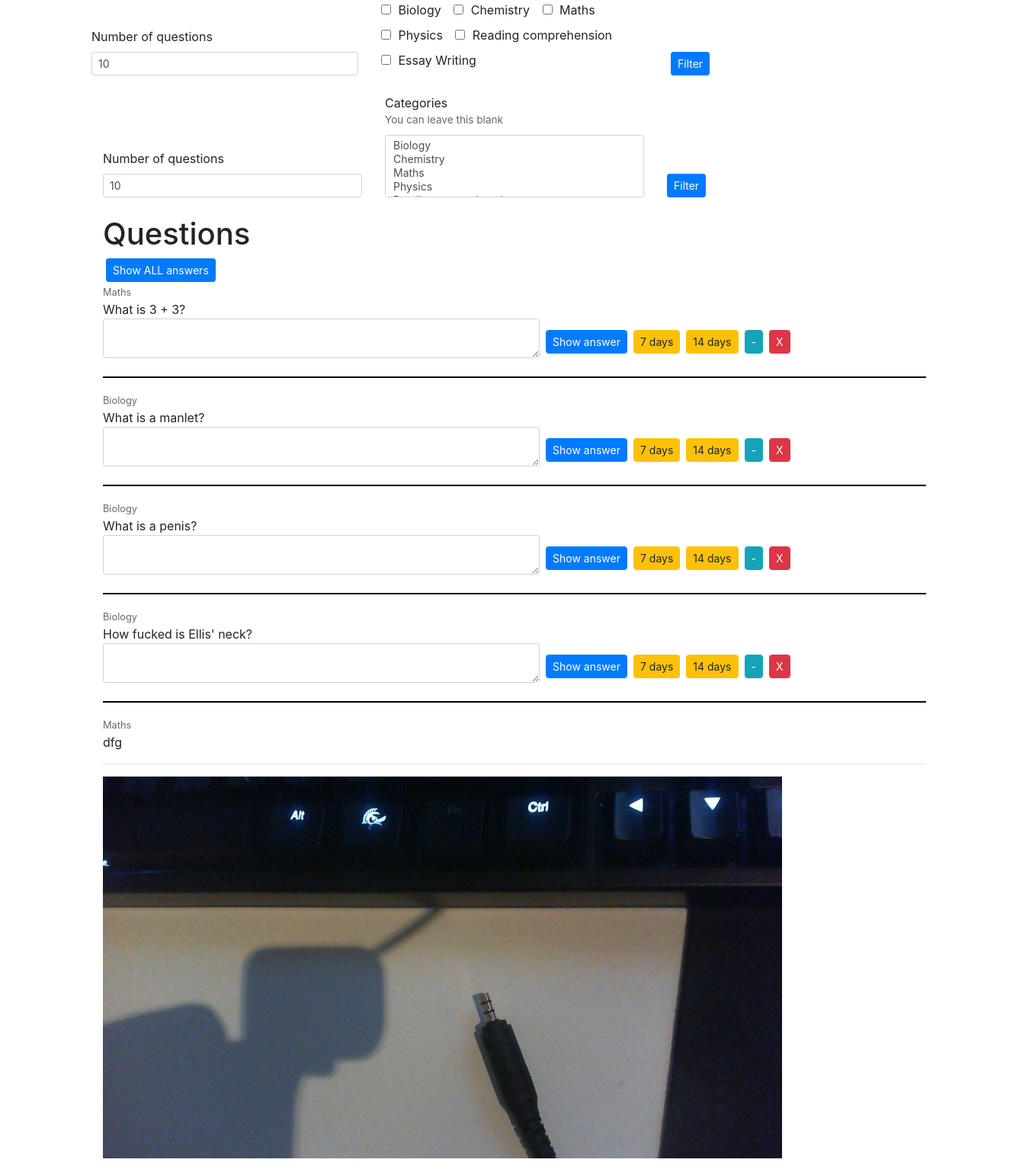
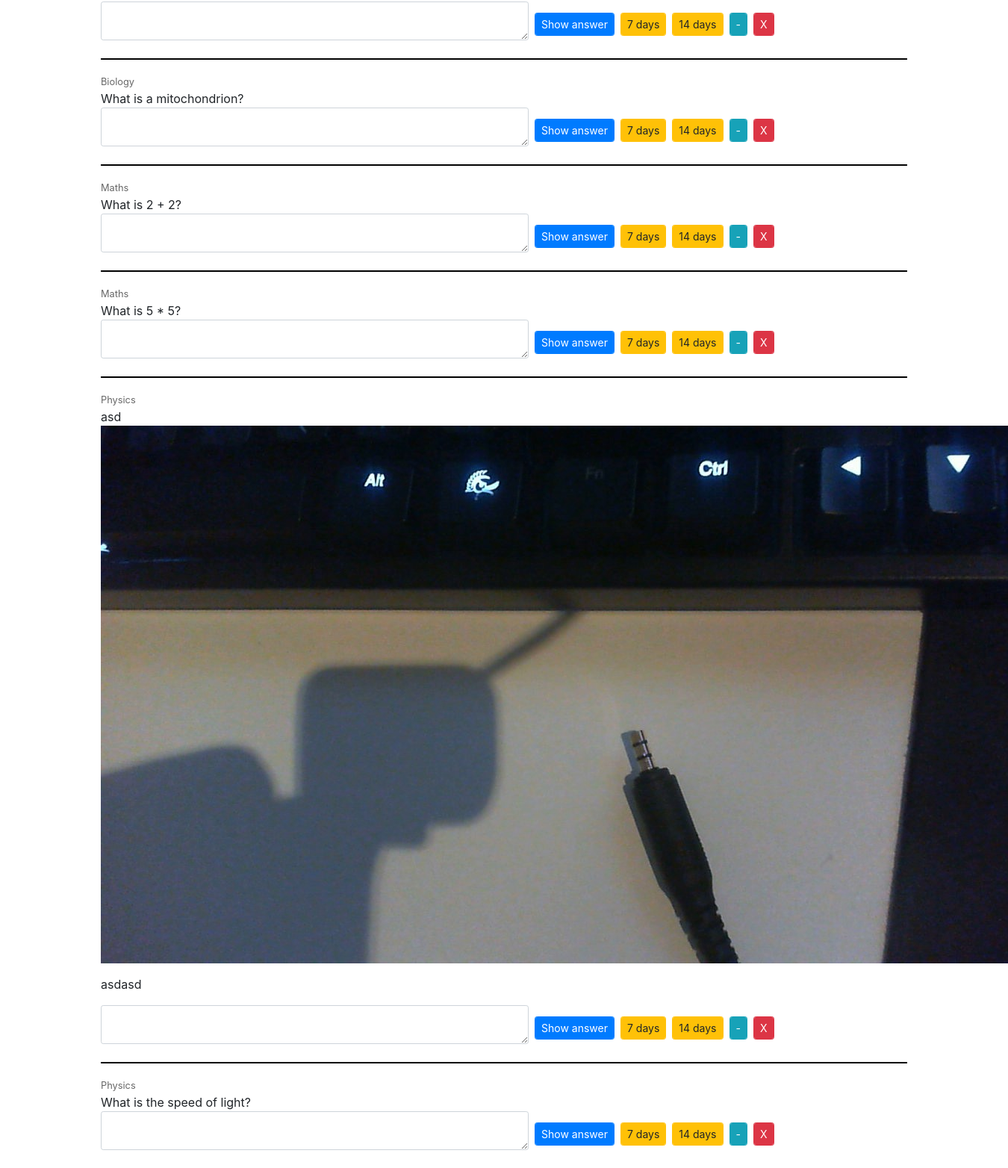
The page / on the database its author committed (2 pictures, top to bottom).
### quiz/models.py (models this page shows, shortened)
class Question(models.Model):
    category = models.ForeignKey(
        'Category',
        on_delete=models.SET_NULL,
        null=True,
        help_text="Category this question belongs to"
    )
    question = RichTextUploadingField()
    answer = RichTextUploadingField()
    ignore_until = models.DateTimeField(
        null=True,
        blank=True,
    )
    hide_indefinitely = models.BooleanField(
        blank=False,
        null=False,
        default=False,
    )

class Category(models.Model):
    name = models.CharField(
        max_length=127,
        blank=False,
        unique=True,
        help_text="Name for category"
    )
    class Meta:
        verbose_name_plural = "Categories"
    def __str__(self):
        return f'{self.name}'

### quiz/views.py (the view)
# urls.py: path('', index, name="index"),
def index(request):
    if request.GET.get('number_of_questions'):
        filter_form = QuestionFilterForm(request.GET)
        number_of_questions_requested = int(request.GET.get('number_of_questions'))
        if request.GET.get('categories'):
            categories_requested_by_id = request.GET.getlist('categories')
            categories_in_db = Category.objects.filter(id__in=categories_requested_by_id)
            questions = Question.objects.filter(category__in=categories_in_db, hide_indefinitely=False).exclude(ignore_until__gte=timezone.now()).order_by('?')[:number_of_questions_requested]
        else: # User just wants a specified number of questions, doesn't care about category
            questions = Question.objects.exclude(ignore_until__gte=timezone.now()).filter(hide_indefinitely=False).order_by('?')[:number_of_questions_requested]
    else:
        filter_form = QuestionFilterForm()
        questions = Question.objects.exclude(ignore_until__gte=timezone.now()).filter(hide_indefinitely=False).order_by('?')[:10].select_related('category')
    context = {
        "questions":questions,
        "filter_form":filter_form,
        "form": QuestionFilterForm1(),
    }
    return render(request, 'quiz/index.html', context)

### quiz/forms.py
class QuestionFilterForm(forms.Form):
    number_of_questions = forms.IntegerField(label="Number of questions", required=True, initial=10)
    categories = forms.ModelMultipleChoiceField(queryset=Category.objects.all(), to_field_name="id", required=False, help_text="You can leave this blank")
    def __init__(self, *args, **kwargs):
        super().__init__(*args, **kwargs)
        self.fields['number_of_questions'].widget.attrs.update({'class': 'form-control form-control-sm' })
        self.fields['categories'].widget.attrs.update({'class': 'form-control form-control-sm' })

class QuestionFilterForm1(forms.Form):
    number_of_questions = forms.IntegerField(label="Number of questions", required=True, initial=10)
    categories = forms.ModelMultipleChoiceField(queryset=Category.objects.all(), widget=forms.CheckboxSelectMultiple(), to_field_name="id", required=False, help_text="You can leave this blank")
    def __init__(self, *args, **kwargs):
        super().__init__(*args, **kwargs)
        self.fields['number_of_questions'].widget.attrs.update({'class': 'form-control form-control-sm' })
        self.fields['categories'].widget.attrs.update({'class': 'form-check-input' })

### templates/quiz/index.html (shortened to what this page needs)
{% extends 'layout.html' %}
{% load static %}
{% block body %}
<div class="container">
    <div class="row">
        <div class="col-12">
<form>
    <div class="row d-flex align-items-end">
        <div class="col-6 col-lg">
            <label for="{{form.number_of_questions.id_for_label}}">{{form.number_of_questions.label }}</label>
            {{ form.number_of_questions }}
        </div>
        <div class="col-6 col-lg">
            {% for category in form.categories %}
            <div class="form-check form-check-inline">
                {{category}}
            </div>
            {% endfor %}
        </div>
        <div class="col">
            <button type="submit" class="btn btn-primary btn-sm">Filter</button>
        </div>
</form>
</div></div></div>
<div class="container">
    <div class="row">
        <div class="col-12">
            <form class="my-4" method="GET">
                <div class="row d-flex align-items-end">
                    <div class="col-6 col-lg">
                        <label for="{{form.number_of_questions.id_for_label}}">{{filter_form.number_of_questions.label }}</label>
                        {{ filter_form.number_of_questions }}
                    </div>
                    <div class="col-6 col-lg">
                        <label for="{{form.categories.id_for_label}}">{{filter_form.categories.label }}<p class="help_text">{{ filter_form.categories.help_text }}</p></label>
                        {{ filter_form.categories }}
                    </div>
                    <div class="col">
                        <button type="submit" class="btn btn-primary btn-sm">Filter</button>
                    </div>
                </div>
              </form>
        </div>
    </div>
</div>
<div class="container">
    <h1>Questions</h1>
    <button type="button" data-id="show-all-answers" id="show-all-answers" class="ml-1 btn btn-primary btn-sm">Show ALL answers</button>
    {% for question in questions %}
    <div class="row question" id="question-{{question.id}}">
        <div class="col-12">
            <div><small class="sub-text">{{question.category}}</small></div>
            <div>{{question.question|safe}}</div>
            <div class="form-inline">
                <textarea rows="2" cols="60" class="form-control form-control-sm"></textarea>
                <button type="button" title="Show Answer" data-id="show-answer-{{question.id}}" id="{{question.id}}" class="btn btn-primary btn-sm show-answer form-control form-control-sm mt-2 ">Show answer</button>
                <button type="button" title="Ignore question for seven days" data-id="ignore-question-{{question.id}}" data-ignore-for="7" class="btn btn-warning btn-sm ignore-question form-control form-control-sm mt-2 ">7 days</button>
                <button type="button" title="Ignore question for 14 days" data-id="ignore-question-{{question.id}}" data-ignore-for="14" class="btn btn-warning btn-sm ignore-question form-control form-control-sm mt-2">14 days</button>
                <button type="button" title="Minimise question" data-id="hide-question-{{question.id}}" class="btn btn-info btn-sm form-control form-control-sm hide-question mt-2">-</button>
                <button type="button" title="Hide question indefinitely" data-id="hide-question-{{question.id}}" data-ignore-for="indefinitely" class="btn btn-danger btn-sm form-control form-control-sm ignore-question mt-2">X</button>
            </div>
        </div>
    </div>
    {% if not forloop.last %}
    <hr style="border-top: 2px solid black;">
    {% endif %}
    {% endfor %}
</div>
{% endblock %}

### quiz/static/quiz/styles.css (style rules this page uses)
:root { --subtle: rgba(0,0,0,0.6); }
.sub-text { color: var(--subtle); }
.question .btn { margin-left: 0.5rem; }
.help_text { color: var(--subtle); font-size: 85%; margin-bottom: 2px; }
.question { margin-bottom: 1.5rem; }

### rows shown on the page
Question: category "Maths", question "What is 3 + 3?"
Question: category "Biology", question "What is a manlet?"
Question: category "Biology", question "What is a penis?"
Question: category "Biology", question "How fucked is Ellis' neck?"
Question: category "Maths", question "dfg", question (picture)
Question: category "Biology", question "What is a mitochondrion?"
Question: category "Maths", question "What is 2 + 2?"
Question: category "Maths", question "What is 5 * 5?"
Question: category "Physics", question "asd asdasd", question (picture)
Question: category "Physics", question "What is the speed of light?"

### other values the page prints
{{ filter_form.number_of_questions.label }} "Number of questions"
{{ filter_form.categories.label }} "Categories"
{{ filter_form.categories.help_text }} "You can leave this blank"
